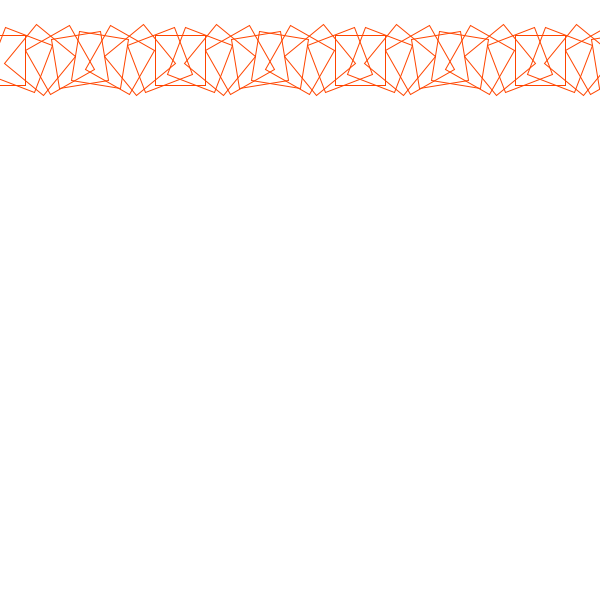
Frame 1 (no input)
Frame 60 (the mouse pressed at the canvas centre just before this capture): identical to frame 1, image omitted
Frame 120 (the mouse held since frame 60 and released just before this capture): identical to frame 1, image omitted

The Processing sketch that drew this single still picture (run headless with seeded random() and noise(); from frame 60 on, the mouse is pressed at the canvas centre):

// Processing sketch: matrix_squares_b
// ── matrix_squares_b.pde
void setup() {
  size(600, 600);
  smooth();
}


void draw() {
  background(255);

  stroke(255, 69, 0);
  noFill();
  
  translate(0, 60);    // alles 60 nach unten...
  rectMode(CENTER);

  for (int i = 0; i < 50; i++) {   // zeile
    float angle = i * radians(20);
   
    pushMatrix();   // matrix vor Rotation speichern
    rotate(angle); 
  
    rect(0, 0, 50, 50); // rechteck
    popMatrix();   // matrix vor Rotation wiederherstellen
    
    translate(20, 0);  // pro schritt 20 nach rechts
  }
}
